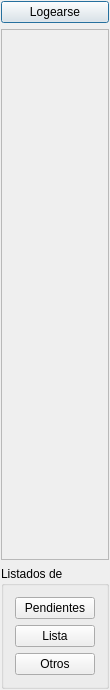
<?xml version="1.0" encoding="UTF-8"?>
<ui version="4.0">
 <class>terminalWidget</class>
 <widget class="QWidget" name="terminalWidget">
  <property name="geometry">
   <rect>
    <x>0</x>
    <y>0</y>
    <width>97</width>
    <height>690</height>
   </rect>
  </property>
  <property name="maximumSize">
   <size>
    <width>16777215</width>
    <height>16777215</height>
   </size>
  </property>
  <property name="windowTitle">
   <string>mainWidget</string>
  </property>
  <property name="styleSheet">
   <string notr="true">#mainWidget{
	background-color: rgba(255, 255, 255, 200);
}

toolButton{
	background-color: rgba(255,255,255,0);
}</string>
  </property>
  <layout class="QVBoxLayout" name="verticalLayout">
   <property name="leftMargin">
    <number>1</number>
   </property>
   <property name="topMargin">
    <number>1</number>
   </property>
   <property name="rightMargin">
    <number>1</number>
   </property>
   <property name="bottomMargin">
    <number>1</number>
   </property>
   <item>
    <widget class="QPushButton" name="logUserButton">
     <property name="text">
      <string>Logearse</string>
     </property>
     <property name="icon">
      <iconset resource="resources.qrc">
       <normaloff>:/icons/graphics/add-user.png</normaloff>:/icons/graphics/add-user.png</iconset>
     </property>
     <property name="iconSize">
      <size>
       <width>32</width>
       <height>32</height>
      </size>
     </property>
     <property name="default">
      <bool>true</bool>
     </property>
     <property name="flat">
      <bool>false</bool>
     </property>
    </widget>
   </item>
   <item>
    <widget class="QScrollArea" name="userArea">
     <property name="widgetResizable">
      <bool>true</bool>
     </property>
     <property name="alignment">
      <set>Qt::AlignLeading|Qt::AlignLeft|Qt::AlignTop</set>
     </property>
     <widget class="QWidget" name="scrollAreaWidgetContents_2">
      <property name="geometry">
       <rect>
        <x>0</x>
        <y>0</y>
        <width>93</width>
        <height>520</height>
       </rect>
      </property>
      <layout class="QVBoxLayout" name="verticalLayout_4">
       <property name="spacing">
        <number>9</number>
       </property>
       <property name="leftMargin">
        <number>3</number>
       </property>
       <property name="topMargin">
        <number>15</number>
       </property>
       <property name="rightMargin">
        <number>3</number>
       </property>
       <property name="bottomMargin">
        <number>3</number>
       </property>
      </layout>
     </widget>
    </widget>
   </item>
   <item>
    <widget class="QGroupBox" name="groupBox">
     <property name="title">
      <string>Listados de</string>
     </property>
     <layout class="QVBoxLayout" name="verticalLayout_2">
      <item>
       <widget class="QPushButton" name="worksPushButton">
        <property name="text">
         <string>Pendientes</string>
        </property>
       </widget>
      </item>
      <item>
       <widget class="QPushButton" name="listaButton">
        <property name="text">
         <string>Lista</string>
        </property>
       </widget>
      </item>
      <item>
       <widget class="QPushButton" name="othersButton">
        <property name="text">
         <string>Otros</string>
        </property>
       </widget>
      </item>
     </layout>
    </widget>
   </item>
  </layout>
 </widget>
 <layoutdefault spacing="6" margin="11"/>
 <resources>
  <include location="resources.qrc"/>
 </resources>
 <connections/>
</ui>
